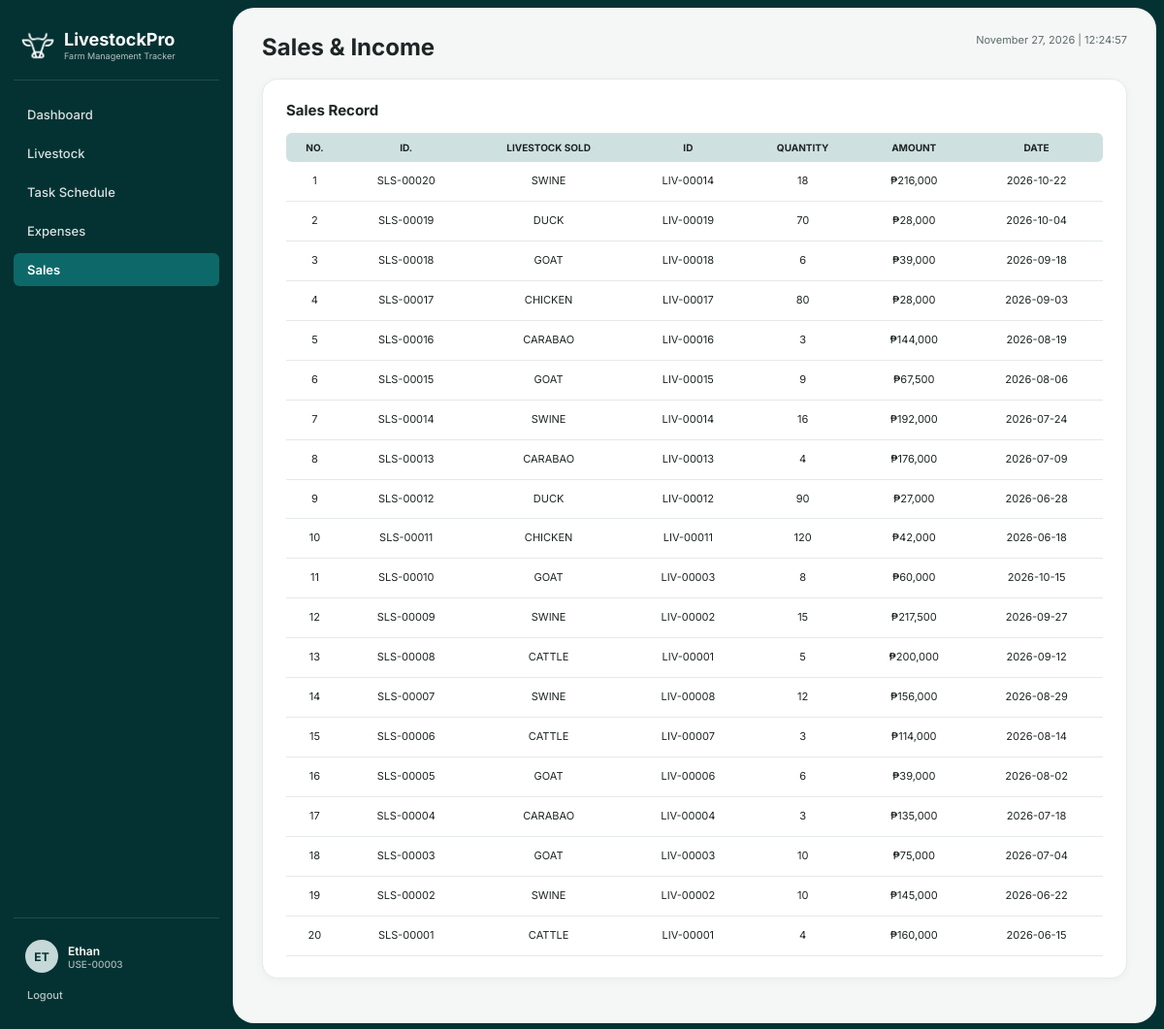
Page /sales.php (signed in) on the committed database.
### tables this page shows
CREATE TABLE `sales` (
  `sales_id` varchar(45) NOT NULL,
  `livestock_id` varchar(45) NOT NULL,
  `amount` decimal(10,2) NOT NULL,
  `quantity_sold` int NOT NULL,
  `date_sold` date NOT NULL
);

CREATE TABLE `livestock` (
  `livestock_id` varchar(45) NOT NULL,
  `user_id` varchar(45) NOT NULL,
  `animal_type` varchar(50) NOT NULL,
  `breed` varchar(50) NOT NULL,
  `quantity` int NOT NULL,
  `weight` decimal(8,2) NOT NULL,
  `health_status` varchar(50) NOT NULL,
  `vaccination_status` varchar(50) DEFAULT NULL,
  `vaccination_date` date DEFAULT NULL,
  `date_recorded` datetime NOT NULL
);

### sales.php (the view, shortened to what this page needs)
<?php
require_once 'includes/db_connect.php';
$full_name = trim(($_SESSION['first_name'] ?? '') . ' ' . ($_SESSION['last_name'] ?? ''));
$user_id   = $_SESSION['user_id'];
$role      = strtoupper($_SESSION['user_type'] ?? 'O');
$records     = $pdo->query("
    SELECT s.*, l.animal_type
    FROM `sales` s
    LEFT JOIN `livestock` l ON s.livestock_id = l.livestock_id
    ORDER BY s.sales_id DESC
")->fetchAll();
?>
<!DOCTYPE html>
<html lang="en">
<head>
  <link rel="stylesheet" href="css/style.css?v=<?= filemtime(__DIR__ . '/css/style.css') ?>">
</head>
<body>
  <div class="app-shell">
    <aside class="sidebar">
      <div class="sidebar-brand">
        <div class="sidebar-brand-row">
          <img src="assets/logo.png" alt="LivestockPro Logo" class="sidebar-logo-img">
          <div>
            <div class="sidebar-brand-title">LivestockPro</div>
            <div class="sidebar-brand-sub">Farm Management Tracker</div>
          </div>
        </div>
      </div>
      <ul class="sidebar-nav">
        <li><a href="<?= $role === 'O' ? 'owner_dashboard.php' : 'staff_dashboard.php' ?>">Dashboard</a></li>
        <li><a href="livestock.php">Livestock</a></li>
        <li><a href="task_schedule.php">Task Schedule</a></li>
        <li><a href="expenses.php">Expenses</a></li>
        <li><a class="active" href="sales.php">Sales</a></li>
      </ul>
      <div class="sidebar-user-wrap">
        <a class="sidebar-user-link" href="profile.php">
          <div class="sidebar-avatar"><?= strtoupper(substr($full_name, 0, 2)) ?></div>
          <div style="flex:1;">
            <div class="sidebar-user-name"><?= htmlspecialchars($full_name) ?></div>
            <div class="sidebar-user-id"><?= htmlspecialchars($user_id) ?></div>
          </div>
        </a>
        <a class="sidebar-logout-link" href="logout.php">Logout</a>
      </div>
    </aside>
    <main class="main-content">
      <div class="page-header">
        <h1 class="page-title">Sales &amp; Income</h1>
        <div class="page-datetime"><?= date('F d, Y | H:i:s') ?></div>
      </div>
      <div class="card">
        <div class="card-title">Sales Record</div>
        <table class="data-table">
          <thead>
            <tr>
              <th>NO.</th><th>ID.</th><th>LIVESTOCK SOLD</th><th>ID</th><th>QUANTITY</th><th>AMOUNT</th><th>DATE</th>
            </tr>
          </thead>
          <tbody>
            <?php foreach ($records as $i => $r): ?>
              <tr>
                <td><?= $i + 1 ?></td>
                <td><?= htmlspecialchars($r['sales_id']) ?></td>
                <td><?= strtoupper(htmlspecialchars($r['animal_type'] ?? 'LIVESTOCK')) ?></td>
                <td><?= htmlspecialchars($r['livestock_id']) ?></td>
                <td><?= (int)$r['quantity_sold'] ?></td>
                <td>&#8369;<?= number_format((float)$r['amount'], 0) ?></td>
                <td style="white-space:nowrap;"><?= htmlspecialchars($r['date_sold']) ?></td>
              </tr>
            <?php endforeach; ?>
          </tbody>
        </table>
      </div>
    </main>
  </div>
</body>
</html>

### css/style.css (style rules this page uses)
:root { --teal-950: #043232; --teal-900: #074646; --teal-800: #0a5656; --teal-700: #0d6969; --teal-600: #127c7c; --teal-200: #c6d8d8; --teal-150: #cfe0e0; --teal-50: #f2f7f7; --bg-page: #f5f7f7; --bg-card: #ffffff; --bg-input: #f2f3f3; --bg-input-focus: #ffffff; --border-subtle: #e5e9e9; --text-primary: #1e2525; --text-secondary: #5e6a6a; --text-muted: #8f9b9b; --text-inverse: #ffffff; --status-danger: #d96b59; --status-danger-hover: #c25543; --sidebar-width: 240px; --radius-sm: 6px; --radius-md: 10px; --radius-lg: 16px; --radius-xl: 22px; --shadow-card: 0 2px 10px rgba(4, 50, 50, 0.04); --shadow-modal: 0 12px 32px rgba(4, 50, 50, 0.18); }
*, *::before, *::after { box-sizing: border-box; margin: 0; padding: 0; }
body { min-height: 100vh; font-family: 'Inter', -apple-system, BlinkMacSystemFont, 'Segoe UI', Roboto, sans-serif; font-size: 14px; color: var(--text-primary); background-color: var(--bg-page); }
a { color: var(--teal-700); text-decoration: none; font-weight: 500; }
.app-shell { display: flex; height: 100vh; overflow: hidden; background-color: var(--teal-950); padding: 8px 8px 8px 0; }
.sidebar { width: var(--sidebar-width); height: 100%; flex-shrink: 0; background-color: var(--teal-950); color: var(--text-inverse); display: flex; flex-direction: column; padding: 22px 14px; overflow-y: auto; }
.sidebar-brand { padding: 0 8px 18px; border-bottom: 1px solid rgba(255, 255, 255, 0.12); margin-bottom: 18px; }
.sidebar-brand-title { font-size: 18px; font-weight: 700; line-height: 1.15; }
.sidebar-brand-sub { font-size: 9px; color: rgba(255, 255, 255, 0.7); }
.sidebar-nav { list-style: none; display: flex; flex-direction: column; gap: 6px; flex: 1; }
.sidebar-nav a { display: block; padding: 9px 14px; border-radius: var(--radius-sm); font-size: 13px; color: rgba(255, 255, 255, 0.85); text-decoration: none; }
.sidebar-nav a.active { background-color: var(--teal-700); color: var(--text-inverse); font-weight: 600; }
.sidebar-avatar { width: 34px; height: 34px; border-radius: 50%; background-color: var(--teal-200); color: var(--teal-950); display: flex; align-items: center; justify-content: center; font-weight: 700; font-size: 12px; flex-shrink: 0; }
.sidebar-user-name { font-size: 12px; font-weight: 600; color: var(--text-inverse); }
.sidebar-user-id { font-size: 10px; color: rgba(255, 255, 255, 0.65); }
.main-content { flex: 1; height: 100%; min-width: 0; background-color: var(--bg-page); border-radius: var(--radius-xl); padding: 26px 30px; overflow-y: auto; }
.page-header { display: flex; align-items: flex-start; justify-content: space-between; margin-bottom: 18px; }
.page-title { font-size: 24px; font-weight: 700; }
.page-datetime { font-size: 11px; color: var(--text-secondary); white-space: nowrap; }
.card { background-color: var(--bg-card); border-radius: var(--radius-lg); padding: 20px 22px; border: 1px solid var(--border-subtle); box-shadow: var(--shadow-card); margin-bottom: 18px; }
.card-title { font-size: 15px; font-weight: 700; margin-bottom: 14px; }
.data-table { width: 100%; border-collapse: collapse; font-size: 11px; text-align: center; }
.data-table thead th { background-color: var(--teal-150); font-size: 10px; font-weight: 700; text-transform: uppercase; padding: 9px 10px; white-space: nowrap; }
.data-table thead th:first-child { border-top-left-radius: var(--radius-sm); border-bottom-left-radius: var(--radius-sm); }
.data-table thead th:last-child { border-top-right-radius: var(--radius-sm); border-bottom-right-radius: var(--radius-sm); }
.data-table tbody td { padding: 10px 10px; border-bottom: 1px solid var(--border-subtle); vertical-align: middle; }
.sidebar-brand-row { display: flex; align-items: center; gap: 10px; }
.sidebar-logo-img { width: 34px; height: 34px; object-fit: contain; flex-shrink: 0; mix-blend-mode: screen; }
.card { padding: 22px 24px; margin-bottom: 20px; }
.data-table tbody td { padding: 12px 12px; line-height: 1.45; }
.sidebar-user-wrap { display: flex; flex-direction: column; gap: 8px; padding-top: 14px; border-top: 1px solid rgba(255, 255, 255, 0.12); }
.sidebar-user-link { display: flex; align-items: center; gap: 10px; padding: 8px 12px; border-radius: 999px; color: var(--text-inverse); text-decoration: none; transition: background-color 0.15s ease; }
.sidebar-logout-link { font-size: 11px; color: rgba(255, 255, 255, 0.72); padding-left: 14px; text-decoration: none; }

### rows in the picture
sales: sales_id "SLS-00020", livestock.animal_type "SWINE", livestock "LIV-00014", quantity_sold "18", amount "216,000", date_sold "2026-10-22"
sales: sales_id "SLS-00019", livestock.animal_type "DUCK", livestock "LIV-00019", quantity_sold "70", amount "28,000", date_sold "2026-10-04"
sales: sales_id "SLS-00018", livestock.animal_type "GOAT", livestock "LIV-00018", quantity_sold "6", amount "39,000", date_sold "2026-09-18"
sales: sales_id "SLS-00017", livestock.animal_type "CHICKEN", livestock "LIV-00017", quantity_sold "80", amount "28,000", date_sold "2026-09-03"
sales: sales_id "SLS-00016", livestock.animal_type "CARABAO", livestock "LIV-00016", quantity_sold "3", amount "144,000", date_sold "2026-08-19"
sales: sales_id "SLS-00015", livestock.animal_type "GOAT", livestock "LIV-00015", quantity_sold "9", amount "67,500", date_sold "2026-08-06"
sales: sales_id "SLS-00014", livestock.animal_type "SWINE", livestock "LIV-00014", quantity_sold "16", amount "192,000", date_sold "2026-07-24"
sales: sales_id "SLS-00013", livestock.animal_type "CARABAO", livestock "LIV-00013", quantity_sold "4", amount "176,000", date_sold "2026-07-09"
sales: sales_id "SLS-00012", livestock.animal_type "DUCK", livestock "LIV-00012", quantity_sold "90", amount "27,000", date_sold "2026-06-28"
sales: sales_id "SLS-00011", livestock.animal_type "CHICKEN", livestock "LIV-00011", quantity_sold "120", amount "42,000", date_sold "2026-06-18"
sales: sales_id "SLS-00010", livestock.animal_type "GOAT", livestock "LIV-00003", quantity_sold "8", amount "60,000", date_sold "2026-10-15"
sales: sales_id "SLS-00009", livestock.animal_type "SWINE", livestock "LIV-00002", quantity_sold "15", amount "217,500", date_sold "2026-09-27"
sales: sales_id "SLS-00008", livestock.animal_type "CATTLE", livestock "LIV-00001", quantity_sold "5", amount "200,000", date_sold "2026-09-12"
sales: sales_id "SLS-00007", livestock.animal_type "SWINE", livestock "LIV-00008", quantity_sold "12", amount "156,000", date_sold "2026-08-29"
sales: sales_id "SLS-00006", livestock.animal_type "CATTLE", livestock "LIV-00007", quantity_sold "3", amount "114,000", date_sold "2026-08-14"
sales: sales_id "SLS-00005", livestock.animal_type "GOAT", livestock "LIV-00006", quantity_sold "6", amount "39,000", date_sold "2026-08-02"
sales: sales_id "SLS-00004", livestock.animal_type "CARABAO", livestock "LIV-00004", quantity_sold "3", amount "135,000", date_sold "2026-07-18"
sales: sales_id "SLS-00003", livestock.animal_type "GOAT", livestock "LIV-00003", quantity_sold "10", amount "75,000", date_sold "2026-07-04"
sales: sales_id "SLS-00002", livestock.animal_type "SWINE", livestock "LIV-00002", quantity_sold "10", amount "145,000", date_sold "2026-06-22"
sales: sales_id "SLS-00001", livestock.animal_type "CATTLE", livestock "LIV-00001", quantity_sold "4", amount "160,000", date_sold "2026-06-15"

### other values in the picture
substr($full_name, 0, 2) "ET"
$full_name "Ethan"
$user_id "USE-00003"
